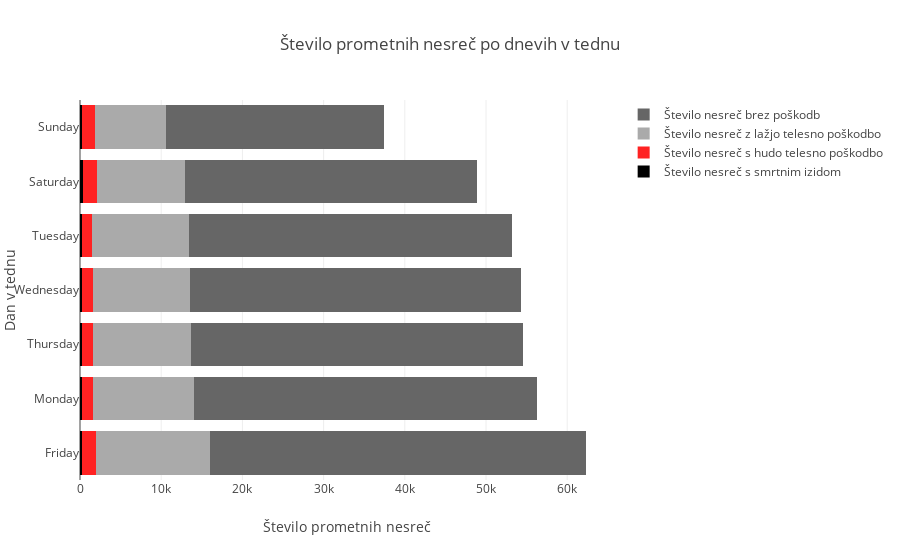

Notebook code for this chart:
### Code cell
# draws plot
trace1 = go.Bar(
    y=dnevi_sum["DanVTednu"],
    x=dnevi_sum["SMRT"],
    name='Število nesreč s smrtnim izidom',
    orientation = "h",
    marker=dict(
        color='#000000',
    )
    
)
trace2 = go.Bar(
    y=dnevi_sum["DanVTednu"],
    x=dnevi_sum["HUDA TELESNA POŠKODBA"],
    name='Število nesreč s hudo telesno poškodbo',
    orientation = "h",
    marker=dict(
        color='#FF2222',
    )
)
trace3 = go.Bar(
    y=dnevi_sum["DanVTednu"],
    x=dnevi_sum["LAŽJA TELESNA POŠKODBA"],
    name='Število nesreč z lažjo telesno poškodbo',
    orientation = "h",
    marker=dict(
        color='#AAAAAA',
    )
)

trace4 = go.Bar(
    y=dnevi_sum["DanVTednu"],
    x=dnevi_sum["BREZ POŠKODBE"],
    name='Število nesreč brez poškodb',
    orientation = "h",
    marker=dict(
        color='#666666',
    )
)

data = [trace1, trace2, trace3, trace4]
layout = go.Layout(
    barmode='stack',
    title="Število prometnih nesreč po dnevih v tednu",
    xaxis=dict(
        title="Število prometnih nesreč"
    ),
    yaxis=dict(
        title="Dan v tednu"
    )
)

fig = go.Figure(data=data, layout=layout)
iplot(fig, filename='stacked-bar')

### Figure 1 — Plotly figure (JSON) as saved in the notebook; plotly's stock layout.template omitted (floating-point values rounded to 4 significant figures)
{"data": [{"marker": {"color": "#000000"}, "name": "Število nesreč s smrtnim izidom", "orientation": "h", "type": "bar", "x": [269, 247, 235, 210, 210, 321, 289], "y": ["Friday", "Monday", "Thursday", "Wednesday", "Tuesday", "Saturday", "Sunday"]}, {"marker": {"color": "#FF2222"}, "name": "Število nesreč s hudo telesno poškodbo", "orientation": "h", "type": "bar", "x": [1655, 1336, 1359, 1331, 1293, 1740, 1555], "y": ["Friday", "Monday", "Thursday", "Wednesday", "Tuesday", "Saturday", "Sunday"]}, {"marker": {"color": "#AAAAAA"}, "name": "Število nesreč z lažjo telesno poškodbo", "orientation": "h", "type": "bar", "x": [14024, 12409, 12035, 12025, 11863, 10864, 8795], "y": ["Friday", "Monday", "Thursday", "Wednesday", "Tuesday", "Saturday", "Sunday"]}, {"marker": {"color": "#666666"}, "name": "Število nesreč brez poškodb", "orientation": "h", "type": "bar", "x": [46409, 42279, 40887, 40786, 39810, 35966, 26809], "y": ["Friday", "Monday", "Thursday", "Wednesday", "Tuesday", "Saturday", "Sunday"]}], "layout": {"barmode": "stack", "title": "Število prometnih nesreč po dnevih v tednu", "xaxis": {"title": "Število prometnih nesreč"}, "yaxis": {"title": "Dan v tednu"}}}
